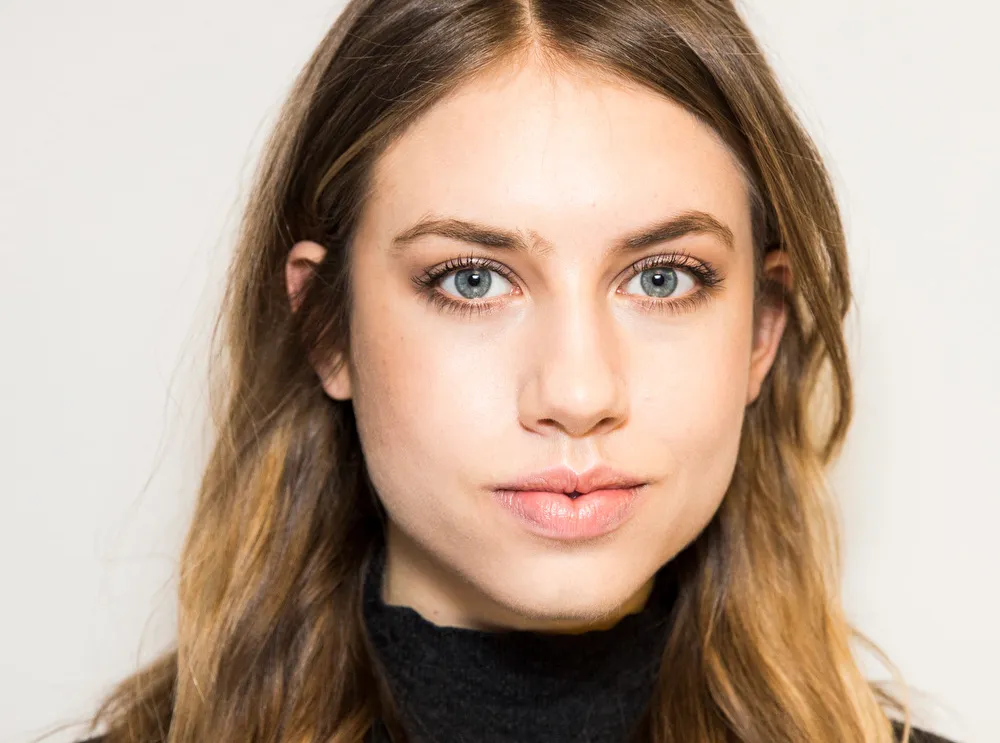
#> input picture Jake/Resources/Photos/woman.jpg, 1000 x 743 px, found by its file name
$ python functionMethod.py
#> lines starting #> are read from the running program, lines starting #| are printed output that depends on the picture; after the words box and inside, x2 and y2 are one past the last pixel; in counts of white or black regions, pixels touching at a corner belong together
import cv2 as cv
import numpy as np

# Load Haar cascades
eye_cascade = cv.CascadeClassifier('/Users/jacob_kitz/Desktop/hgn_processing/HGN_Classification/Jake/Resources/HaarCascades/haarcascade_eye.xml')
face_cascade = cv.CascadeClassifier('/Users/jacob_kitz/Desktop/hgn_processing/HGN_Classification/Jake/Resources/HaarCascades/haarcascade_frontalface_default.xml')

# Load img detector parameters
detector_params = cv.SimpleBlobDetector_Params()
detector_params.filterByArea = True
detector_params.maxArea = 1500
detector = cv.SimpleBlobDetector_create(detector_params)

#load image
img = cv.imread('/Users/jacob_kitz/Desktop/hgn_processing/HGN_Classification/Jake/Resources/Photos/woman.jpg')
#> img is the input picture: shape (743, 1000, 3); mean B, G, R 146.8, 163.6, 185.6

# Eye function
def detect_eyes(img, classifier):
    gray_frame = cv.cvtColor(img, cv.COLOR_BGR2GRAY)
    eyes = eye_cascade.detectMultiScale(gray_frame, 1.3, 5)# detect eyes
    width = np.size(img, 1) # get face frame width
    height = np.size(img, 0) # get face frame height

    left_eye = None
    right_eye = None

    for (x, y, w, h) in eyes:
        if y > height / 2:
            pass

        eyecenter = x + w / 2  # get the eye center

        if eyecenter < width * 0.5:
            left_eye = img[y:y + h, x:x + w]
        else:
            right_eye = img[y:y + h, x:x + w]

    return left_eye, right_eye

# Face function
def detect_faces(img, classifier):
    gray_frame = cv.cvtColor(img, cv.COLOR_BGR2GRAY)
    coords = face_cascade.detectMultiScale(gray_frame, 1.3, 5)
    if len(coords) > 1:
        biggest = (0, 0, 0, 0)
        for i in coords:
            if i[3] > biggest[3]:
                biggest = i
        biggest = np.array([i], np.int32)
    elif len(coords) == 1:
        biggest = coords
    else:
        return None
    for (x, y, w, h) in biggest:
        frame = img[y:y + h, x:x + w]
    return frame

# eyebrow removal
def remove_eyebrows(img):
    height, width = img.shape[:2]
    eyebrow_h = int(height / 4) # eyebrow is the first 1/4 of the image every time
    img = img[eyebrow_h:height, 0:width]  # cut eyebrows out (15 px)

    return img

# blob detection
# might have to make a function to remove edge of eyes as well, shadow can be a problem
def process_blobs(img, detector):
    gray_frame = cv.cvtColor(img, cv.COLOR_BGR2GRAY)
    _, img = cv.threshold(gray_frame, 42, 255, cv.THRESH_BINARY)
    img = cv.erode(img, None, iterations=2) #1
    img = cv.dilate(img, None, iterations=4) #2
    img = cv.medianBlur(img, 5) #3
    cv.imshow('Thresholded in blobs', img)

    keypoints = detector.detect(img)

    return keypoints


# Running with face function
frame = detect_faces(img, face_cascade)
#> in detect_faces, `gray_frame = cv.cvtColor(img, cv.COLOR_BGR2GRAY)`:
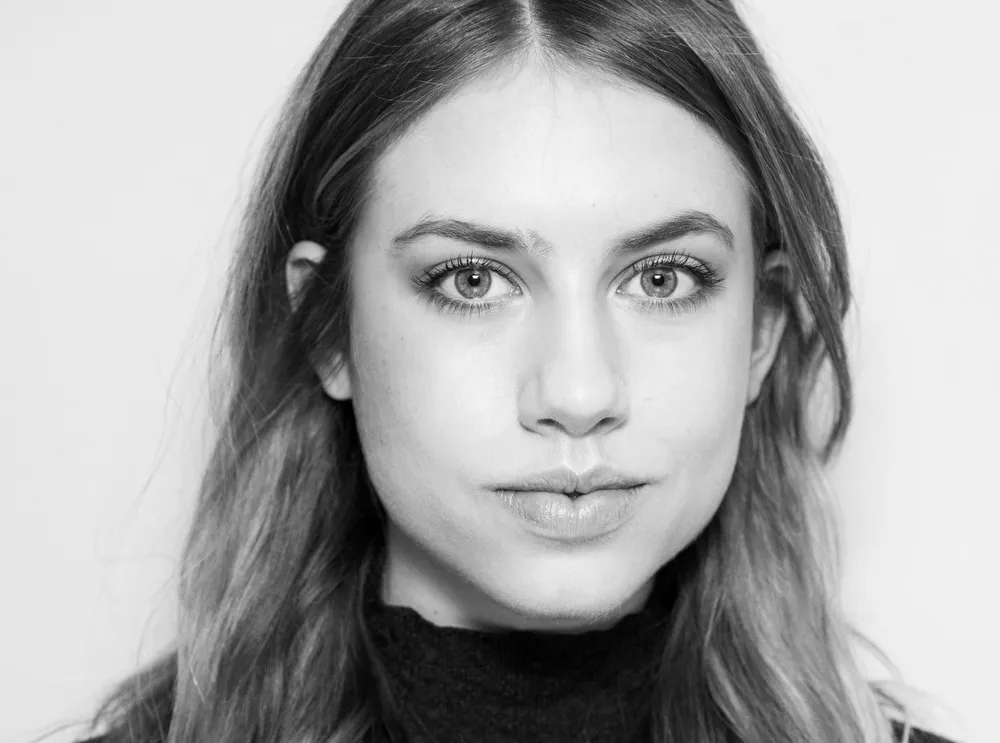
#> gray_frame: shape (743, 1000); min 0, max 255, mean 168.3
#> in detect_faces, `coords = face_cascade.detectMultiScale(gray_frame, 1.3, 5)`: coords = [[322, 95, 499, 499]]
#> the loop in detect_faces, `for (x, y, w, h) in biggest:` made 1 pass
#> pass 1, in detect_faces, `frame = img[y:y + h, x:x + w]`:
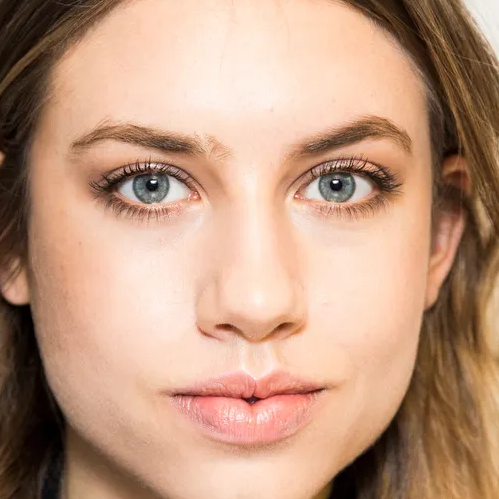
#> frame: shape (499, 499, 3); mean B, G, R 128.8, 153, 191.5
cv.imshow('Face function', frame)

# Running with eye function
eyes = detect_eyes(frame, eye_cascade)
#> in detect_eyes, `gray_frame = cv.cvtColor(img, cv.COLOR_BGR2GRAY)`:
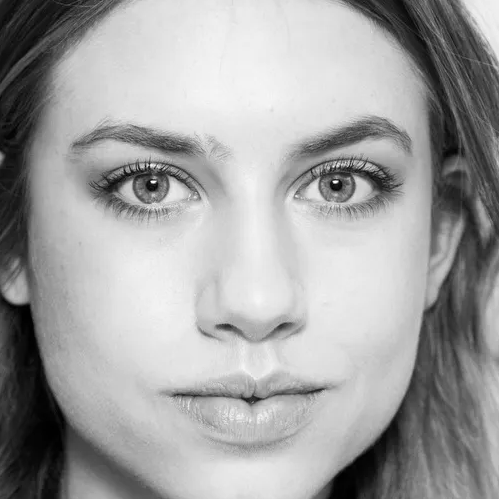
#> gray_frame: shape (499, 499); min 0, max 255, mean 161.7
#> in detect_eyes, `eyes = eye_cascade.detectMultiScale(gray_frame, 1.3, 5)# detect eyes`: eyes = [[284, 129, 107, 107], [81, 132, 110, 110]]
#> in detect_eyes, `width = np.size(img, 1)`: width = 499
#> the loop in detect_eyes, `for (x, y, w, h) in eyes:` made 2 passes
#> (x, y, w, h, eyecenter) on passes 1 to 2: (284, 129, 107, 107, 337.5), (81, 132, 110, 110, 136)

cv.imshow('Eye 1', eyes[0])
cv.imshow('Eye 2', eyes[1])

# Thresholding
gray_eye = cv.cvtColor(eyes[1], cv.COLOR_BGR2GRAY)
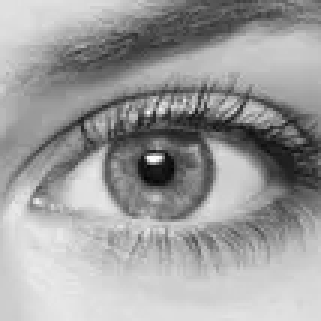
#> gray_eye: shape (107, 107) (shown 3 times larger); min 4, max 253, mean 157.5
_, img = cv.threshold(gray_eye, 110, 255, cv.THRESH_BINARY)
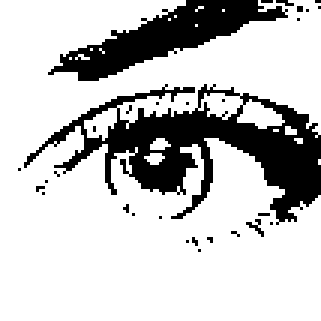
#> img: shape (107, 107) (shown 3 times larger); 77.6% white; 30 black regions (28 under 20 px), largest, box (x1, y1, x2, y2) and area: (8, 28, 107, 75) 1678, (16, 0, 96, 27) 809
cv.imshow('Thresholded', img)

# Blob detection
keypoints = process_blobs(eyes[1], detector)
#> in process_blobs, `_, img = cv.threshold(gray_frame, 42, 255, cv.THRESH_BINARY)`: img: shape (107, 107); 97.4% white; 23 black regions (21 under 20 px), largest, box (x1, y1, x2, y2) and area: (69, 39, 104, 61) 148, (46, 51, 58, 62) 87
#> in process_blobs, `img = cv.erode(img, None, iterations=2)`: img: shape (107, 107); 90.5% white; 3 black regions, box (x1, y1, x2, y2) and area: (38, 35, 107, 63) 823, (44, 48, 60, 64) 225, (24, 37, 30, 45) 45
#> in process_blobs, `img = cv.dilate(img, None, iterations=4)`: img: shape (107, 107); 99.3% white; 4 black regions (2 under 20 px), largest, box (x1, y1, x2, y2) and area: (48, 53, 56, 60) 35, (94, 51, 101, 57) 32
#> in process_blobs, `img = cv.medianBlur(img, 5)`:
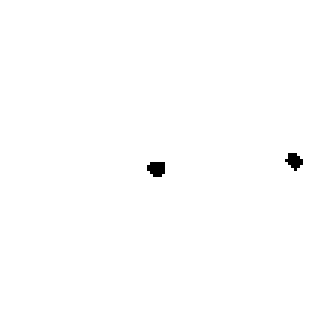
#> img: shape (107, 107) (shown 3 times larger); 99.6% white; 2 black regions, box (x1, y1, x2, y2) and area: (49, 54, 55, 59) 25, (95, 51, 101, 57) 22
#> in process_blobs, `keypoints = detector.detect(img)`: keypoints = 2 keypoints; (x, y, size): (52, 56, 6.6), (98, 53, 6.3)
cv.drawKeypoints(eyes[1], keypoints, eyes[1], (0, 0, 255), cv.DRAW_MATCHES_FLAGS_DRAW_RICH_KEYPOINTS)
cv.imshow('Blobs', eyes[1])
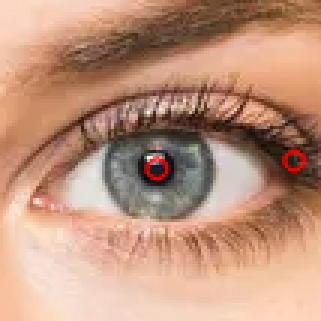
#> window 'Blobs': shape (107, 107, 3) (shown 3 times larger); mean B, G, R 124.5, 147.5, 190

cv.waitKey(0)
cv.destroyAllWindows()
